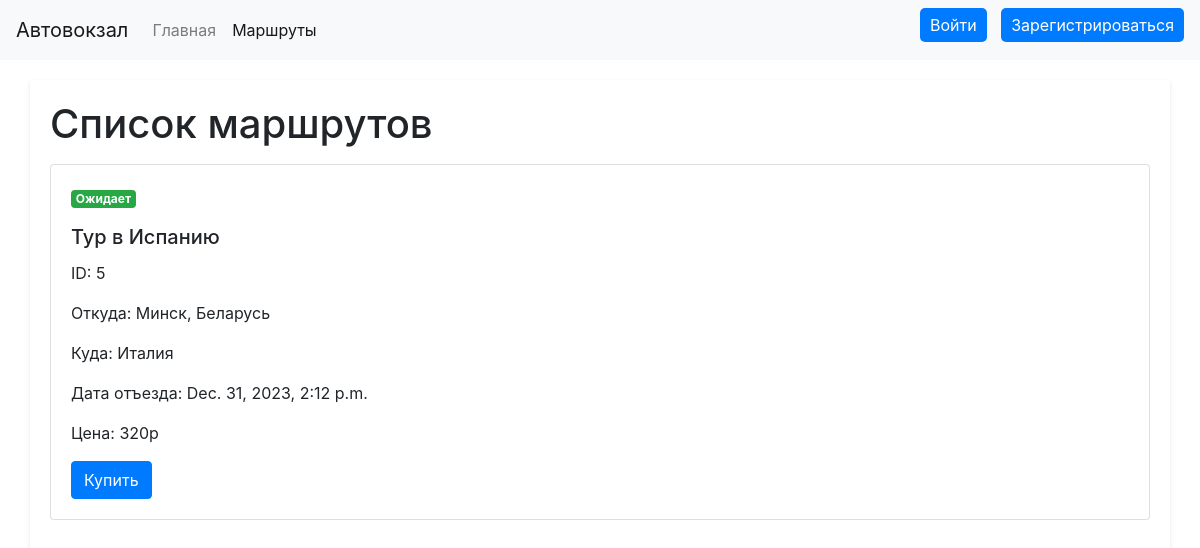
Before: /routes/ with the older database file.
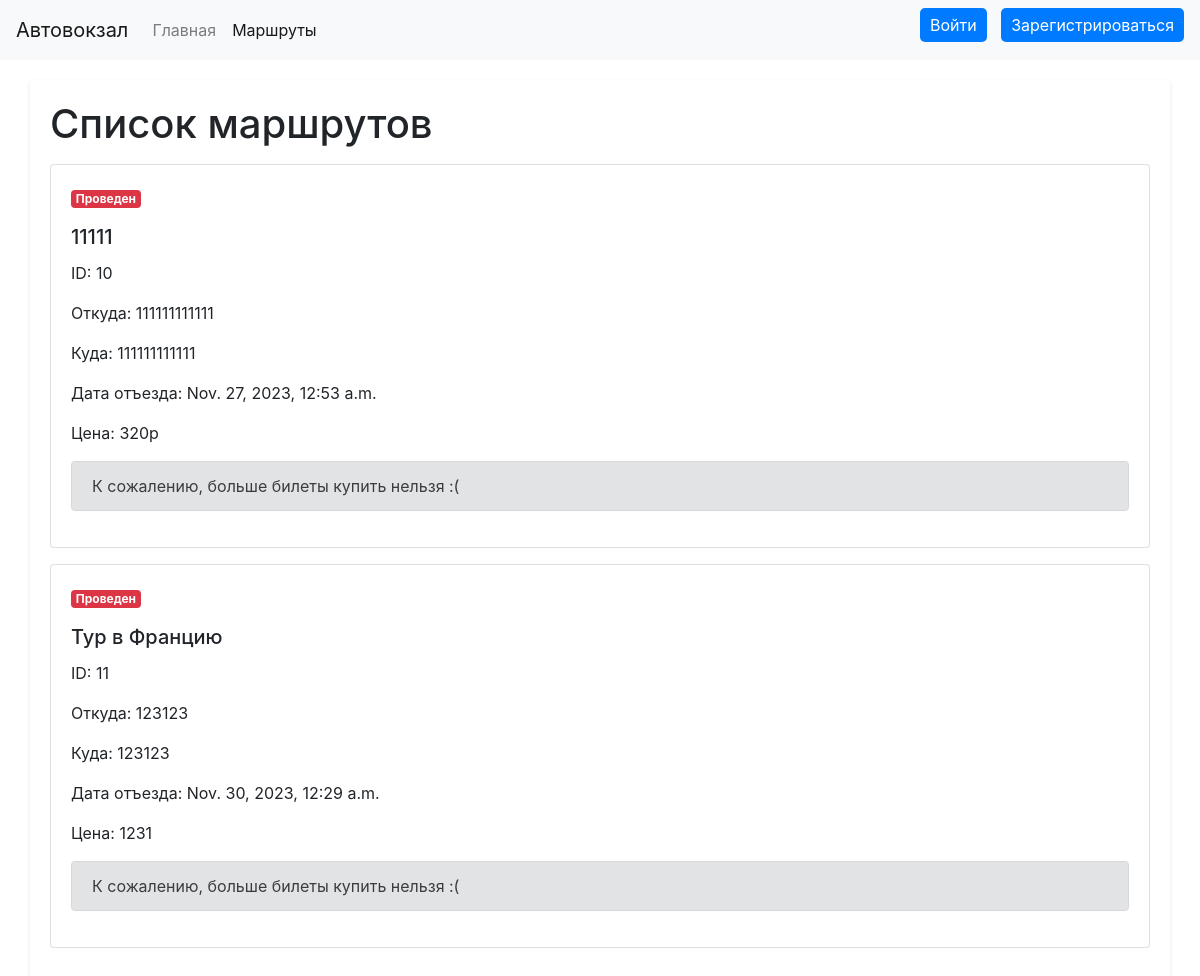
After: the same page with the newer database file.
### main/models.py (models this page shows)
class Route(models.Model):
    name = models.CharField(max_length=100)
    start_point = models.CharField(max_length=100)
    end_point = models.CharField(max_length=100)
    schedule = models.DateTimeField(null=True, default=None)
    price = models.CharField(max_length=6, null=True, default=None)
    status =  models.CharField(max_length=30, default='Ожидает')

### main/views.py (the view, shortened to what this page needs)
# urls.py: path('routes/', routes_view, name='routes'),
def routes_view(request):
    routes = Route.objects.all()
    current_datetime = datetime.now()
    for route in routes:
        if current_datetime >= route.schedule.replace(tzinfo=None):
            route.status = 'Проведен'
        else:
            route.status = 'Ожидает'
        route.save()
    return render(request, 'main/routes.html', {'routes': routes, 'current_datetime': current_datetime})

### main/templates/main/routes.html (shortened to what this page needs)
<!DOCTYPE html>
<html>
<head>
  <link rel="stylesheet" href="https://stackpath.bootstrapcdn.com/bootstrap/4.5.0/css/bootstrap.min.css">
</head>
<body>
  <nav class="navbar navbar-expand-lg navbar-light bg-light">
    <a class="navbar-brand">Автовокзал</a>
    <div class="collapse navbar-collapse" id="navbarNav">
      <ul class="navbar-nav">
        <li class="nav-item">
          <a class="nav-link" href="{% url 'index' %}">Главная</a>
        </li>
        <li class="nav-item active">
          <a class="nav-link" href="{% url 'routes' %}">Маршруты</a>
      </ul>
    </div>
{% if not user.is_authenticated %}
     <div class="auth-buttons">
            <button onclick="location.href='{% url 'login' %}'">Войти</button>
            <button onclick="location.href='{% url 'register' %}'">Зарегистрироваться</button>
        </div>
     {% endif %}
  </nav>
  <div class="container">
    <h1>Список маршрутов</h1>
      {% if routes %}
    {% for route in routes %}
    <div class="card mb-3">
      <div class="card-body">
          {% if route.status == 'Ожидает' %}
          <span class="badge badge-success">{{ route.status }}</span>
          {% else %}
          <span class="badge badge-danger">{{ route.status }}</span>
          {% endif %}
        <h5 class="card-title" id="name">{{ route.name }}</h5>
          <p class="card-text" id="route_id">ID: {{ route.id }}</p>
        <p class="card-text" id="start_point">Откуда: {{ route.start_point }}</p>
        <p class="card-text" id="end_point">Куда: {{ route.end_point }}</p>
        <p class="card-text" id="schedule">Дата отъезда: {{ route.schedule }}</p>
        <p class="card-text" id="price">Цена: {{ route.price }}</p>
      {% if not user.is_authenticated %}
          {% if route.status == 'Ожидает' %}
         <button onclick="location.href='{% url 'login' %}'" class="btn btn-primary">Купить</button>
          {% endif %}
      {% endif %}
          {% if route.status == 'Проведен' %}
          <div class="alert alert-secondary" role="alert">
  К сожалению, больше билеты купить нельзя :(
</div>
          {% endif %}
      </div>
    </div>
    {% endfor %}
  </div>
  {% else %}
       <div class="alert alert-primary" role="alert">
  Пока что рейсов нету :(
</div>
      {% endif %}
</body>
</html>

Changed rows visible on the page:
removed Route: status "Ожидает", name "Тур в Испанию", id "5", start_point "Минск, Беларусь", end_point "Италия", schedule "Dec. 31, 2023, 2:12 p.m.", price "320р", shows "Купить"
added Route: status "Проведен", name "11111", id "10", start_point "111111111111", end_point "111111111111", schedule "Nov. 27, 2023, 12:53 a.m.", price "320р", shows "К сожалению, больше билеты купить нельзя :("
added Route: status "Проведен", name "Тур в Францию", id "11", start_point "123123", end_point "123123", schedule "Nov. 30, 2023, 12:29 a.m.", price "1231", shows "К сожалению, больше билеты купить нельзя :("
